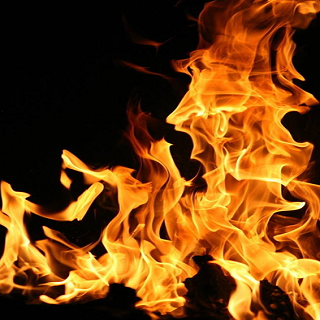
#> input picture SSIM-PSNR/data/fire.png, 320 x 320 px
$ python SSIM.py   (older library calls are emulated)
#> lines starting #> are read from the running program, lines starting #| are printed output that depends on the picture; long printed decimals are rounded
import numpy as np
from PIL import Image
from skimage.metrics import structural_similarity as ssim
from numpy import linalg as LA

style_path = 'data/fire.png'
target1_path = 'data/10000.png'
target2_path = 'data/fire_fire-huo_20.png'

style_ndarray = np.asarray(Image.open(style_path).convert('RGB'))
target1_ndarray = np.asarray(Image.open(target1_path).convert('RGB'))
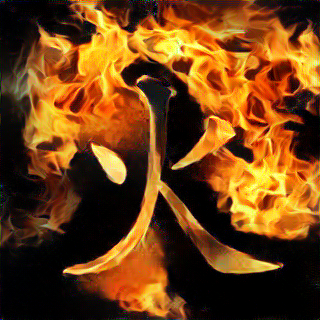
#> input picture SSIM-PSNR/data/10000.png, 320 x 320 px
#> target1_ndarray is the input picture: shape (320, 320, 3); mean R, G, B 112.8, 65.5, 20.5
target2_ndarray = np.asarray(Image.open(target2_path).convert('RGB'))
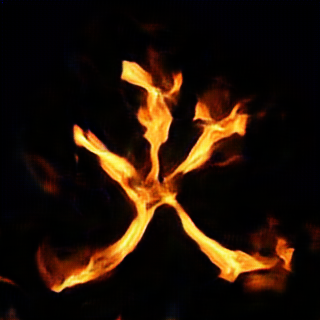
#> input picture SSIM-PSNR/data/fire_fire-huo_20.png, 320 x 320 px
#> target2_ndarray is the input picture: shape (320, 320, 3); mean R, G, B 34.4, 19.2, 6.7


# psnr
def psnr(original, compressed):
    mse = np.mean((original - compressed) ** 2)
#> mse = 87.02
    if(mse == 0):  # MSE is zero means no noise is present in the signal .Therefore PSNR have no importance.
        return 100
    max_pixel = 255.0
    psnr = 20 * np.log10(max_pixel / np.sqrt(mse))
#> psnr = 28.73
    return psnr


psnr_const_1 = psnr(target1_ndarray, style_ndarray)
#> psnr_const_1 = 28.73
psnr_const_2 = psnr(target2_ndarray, style_ndarray)
#> psnr_const_2 = 30.14

# SSIM structural similarity index
ssim_const_1 = ssim(target1_ndarray, style_ndarray, multichannel=True)
#> ssim_const_1 = 0.0791
ssim_const_2 = ssim(target2_ndarray, style_ndarray, multichannel=True)
#> ssim_const_2 = 0.283

print('SSIM:')
print(f'NST: {ssim_const_1}')
#| NST: 0.07912
print(f'ShapeMatchingGAN: {ssim_const_2}')
#| ShapeMatchingGAN: 0.283

print('PSNR:')
print(f'{psnr_const_1}')
#| 28.735
print(f'{psnr_const_2}')
#| 30.136
